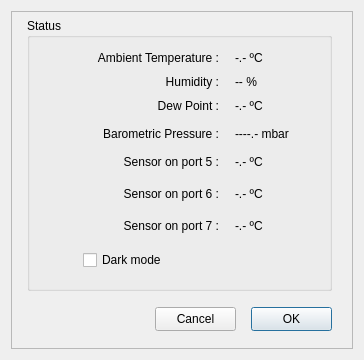
<?xml version="1.0" encoding="UTF-8"?>
<ui version="4.0">
 <class>X2Weather</class>
 <widget class="QDialog" name="X2Weather">
  <property name="geometry">
   <rect>
    <x>0</x>
    <y>0</y>
    <width>364</width>
    <height>360</height>
   </rect>
  </property>
  <property name="sizePolicy">
   <sizepolicy hsizetype="Fixed" vsizetype="Fixed">
    <horstretch>0</horstretch>
    <verstretch>0</verstretch>
   </sizepolicy>
  </property>
  <property name="minimumSize">
   <size>
    <width>364</width>
    <height>360</height>
   </size>
  </property>
  <property name="maximumSize">
   <size>
    <width>364</width>
    <height>360</height>
   </size>
  </property>
  <property name="windowTitle">
   <string>Eagle environmental sensors</string>
  </property>
  <layout class="QHBoxLayout" name="horizontalLayout_12">
   <item>
    <widget class="X2Form" name="X2Form">
     <property name="minimumSize">
      <size>
       <width>0</width>
       <height>0</height>
      </size>
     </property>
     <property name="maximumSize">
      <size>
       <width>99999</width>
       <height>99999</height>
      </size>
     </property>
     <property name="sizeIncrement">
      <size>
       <width>1</width>
       <height>1</height>
      </size>
     </property>
     <property name="frameShape">
      <enum>QFrame::StyledPanel</enum>
     </property>
     <property name="frameShadow">
      <enum>QFrame::Raised</enum>
     </property>
     <widget class="QPushButton" name="pushButtonCancel">
      <property name="geometry">
       <rect>
        <x>144</x>
        <y>296</y>
        <width>81</width>
        <height>24</height>
       </rect>
      </property>
      <property name="text">
       <string>Cancel</string>
      </property>
     </widget>
     <widget class="QPushButton" name="pushButtonOK">
      <property name="enabled">
       <bool>true</bool>
      </property>
      <property name="geometry">
       <rect>
        <x>240</x>
        <y>296</y>
        <width>81</width>
        <height>24</height>
       </rect>
      </property>
      <property name="text">
       <string>OK</string>
      </property>
      <property name="default">
       <bool>true</bool>
      </property>
     </widget>
     <widget class="QGroupBox" name="groupBox_5">
      <property name="geometry">
       <rect>
        <x>16</x>
        <y>7</y>
        <width>305</width>
        <height>273</height>
       </rect>
      </property>
      <property name="title">
       <string>Status</string>
      </property>
      <widget class="QLabel" name="label_15">
       <property name="geometry">
        <rect>
         <x>48</x>
         <y>32</y>
         <width>144</width>
         <height>16</height>
        </rect>
       </property>
       <property name="text">
        <string>Ambient Temperature :</string>
       </property>
       <property name="alignment">
        <set>Qt::AlignRight|Qt::AlignTrailing|Qt::AlignVCenter</set>
       </property>
      </widget>
      <widget class="QLabel" name="label_16">
       <property name="geometry">
        <rect>
         <x>104</x>
         <y>56</y>
         <width>88</width>
         <height>16</height>
        </rect>
       </property>
       <property name="text">
        <string>Humidity :</string>
       </property>
       <property name="alignment">
        <set>Qt::AlignRight|Qt::AlignTrailing|Qt::AlignVCenter</set>
       </property>
      </widget>
      <widget class="QLabel" name="label_17">
       <property name="geometry">
        <rect>
         <x>104</x>
         <y>80</y>
         <width>88</width>
         <height>16</height>
        </rect>
       </property>
       <property name="text">
        <string>Dew Point :</string>
       </property>
       <property name="alignment">
        <set>Qt::AlignRight|Qt::AlignTrailing|Qt::AlignVCenter</set>
       </property>
      </widget>
      <widget class="QLabel" name="temperature">
       <property name="geometry">
        <rect>
         <x>208</x>
         <y>32</y>
         <width>64</width>
         <height>16</height>
        </rect>
       </property>
       <property name="text">
        <string>-.- ºC</string>
       </property>
       <property name="alignment">
        <set>Qt::AlignLeading|Qt::AlignLeft|Qt::AlignVCenter</set>
       </property>
      </widget>
      <widget class="QLabel" name="humidity">
       <property name="geometry">
        <rect>
         <x>208</x>
         <y>56</y>
         <width>64</width>
         <height>16</height>
        </rect>
       </property>
       <property name="text">
        <string>-- %</string>
       </property>
       <property name="alignment">
        <set>Qt::AlignLeading|Qt::AlignLeft|Qt::AlignVCenter</set>
       </property>
      </widget>
      <widget class="QLabel" name="dewPoint">
       <property name="geometry">
        <rect>
         <x>208</x>
         <y>80</y>
         <width>64</width>
         <height>16</height>
        </rect>
       </property>
       <property name="text">
        <string>-.- ºC</string>
       </property>
       <property name="alignment">
        <set>Qt::AlignLeading|Qt::AlignLeft|Qt::AlignVCenter</set>
       </property>
      </widget>
      <widget class="QLabel" name="label_23">
       <property name="geometry">
        <rect>
         <x>48</x>
         <y>104</y>
         <width>144</width>
         <height>24</height>
        </rect>
       </property>
       <property name="text">
        <string>Barometric Pressure :</string>
       </property>
       <property name="alignment">
        <set>Qt::AlignRight|Qt::AlignTrailing|Qt::AlignVCenter</set>
       </property>
      </widget>
      <widget class="QLabel" name="pressure">
       <property name="geometry">
        <rect>
         <x>208</x>
         <y>104</y>
         <width>80</width>
         <height>24</height>
        </rect>
       </property>
       <property name="text">
        <string>----.- mbar</string>
       </property>
       <property name="alignment">
        <set>Qt::AlignLeading|Qt::AlignLeft|Qt::AlignVCenter</set>
       </property>
      </widget>
      <widget class="QLabel" name="port5_Temp">
       <property name="geometry">
        <rect>
         <x>208</x>
         <y>136</y>
         <width>64</width>
         <height>16</height>
        </rect>
       </property>
       <property name="text">
        <string>-.- ºC</string>
       </property>
       <property name="alignment">
        <set>Qt::AlignLeading|Qt::AlignLeft|Qt::AlignVCenter</set>
       </property>
      </widget>
      <widget class="QLabel" name="label_18">
       <property name="geometry">
        <rect>
         <x>48</x>
         <y>136</y>
         <width>144</width>
         <height>16</height>
        </rect>
       </property>
       <property name="text">
        <string>Sensor on port 5 :</string>
       </property>
       <property name="alignment">
        <set>Qt::AlignRight|Qt::AlignTrailing|Qt::AlignVCenter</set>
       </property>
      </widget>
      <widget class="QLabel" name="port6_Temp">
       <property name="geometry">
        <rect>
         <x>208</x>
         <y>168</y>
         <width>64</width>
         <height>16</height>
        </rect>
       </property>
       <property name="text">
        <string>-.- ºC</string>
       </property>
       <property name="alignment">
        <set>Qt::AlignLeading|Qt::AlignLeft|Qt::AlignVCenter</set>
       </property>
      </widget>
      <widget class="QLabel" name="label_19">
       <property name="geometry">
        <rect>
         <x>48</x>
         <y>168</y>
         <width>144</width>
         <height>16</height>
        </rect>
       </property>
       <property name="text">
        <string>Sensor on port 6 :</string>
       </property>
       <property name="alignment">
        <set>Qt::AlignRight|Qt::AlignTrailing|Qt::AlignVCenter</set>
       </property>
      </widget>
      <widget class="QLabel" name="port7_Temp">
       <property name="geometry">
        <rect>
         <x>208</x>
         <y>200</y>
         <width>64</width>
         <height>16</height>
        </rect>
       </property>
       <property name="text">
        <string>-.- ºC</string>
       </property>
       <property name="alignment">
        <set>Qt::AlignLeading|Qt::AlignLeft|Qt::AlignVCenter</set>
       </property>
      </widget>
      <widget class="QLabel" name="label_20">
       <property name="geometry">
        <rect>
         <x>48</x>
         <y>200</y>
         <width>144</width>
         <height>16</height>
        </rect>
       </property>
       <property name="text">
        <string>Sensor on port 7 :</string>
       </property>
       <property name="alignment">
        <set>Qt::AlignRight|Qt::AlignTrailing|Qt::AlignVCenter</set>
       </property>
      </widget>
      <widget class="QCheckBox" name="checkBox">
       <property name="geometry">
        <rect>
         <x>56</x>
         <y>232</y>
         <width>85</width>
         <height>20</height>
        </rect>
       </property>
       <property name="text">
        <string>Dark mode</string>
       </property>
      </widget>
     </widget>
    </widget>
   </item>
  </layout>
 </widget>
 <customwidgets>
  <customwidget>
   <class>X2Form</class>
   <extends>QFrame</extends>
   <header>x2form.h</header>
   <container>1</container>
  </customwidget>
 </customwidgets>
 <resources/>
 <connections/>
</ui>
